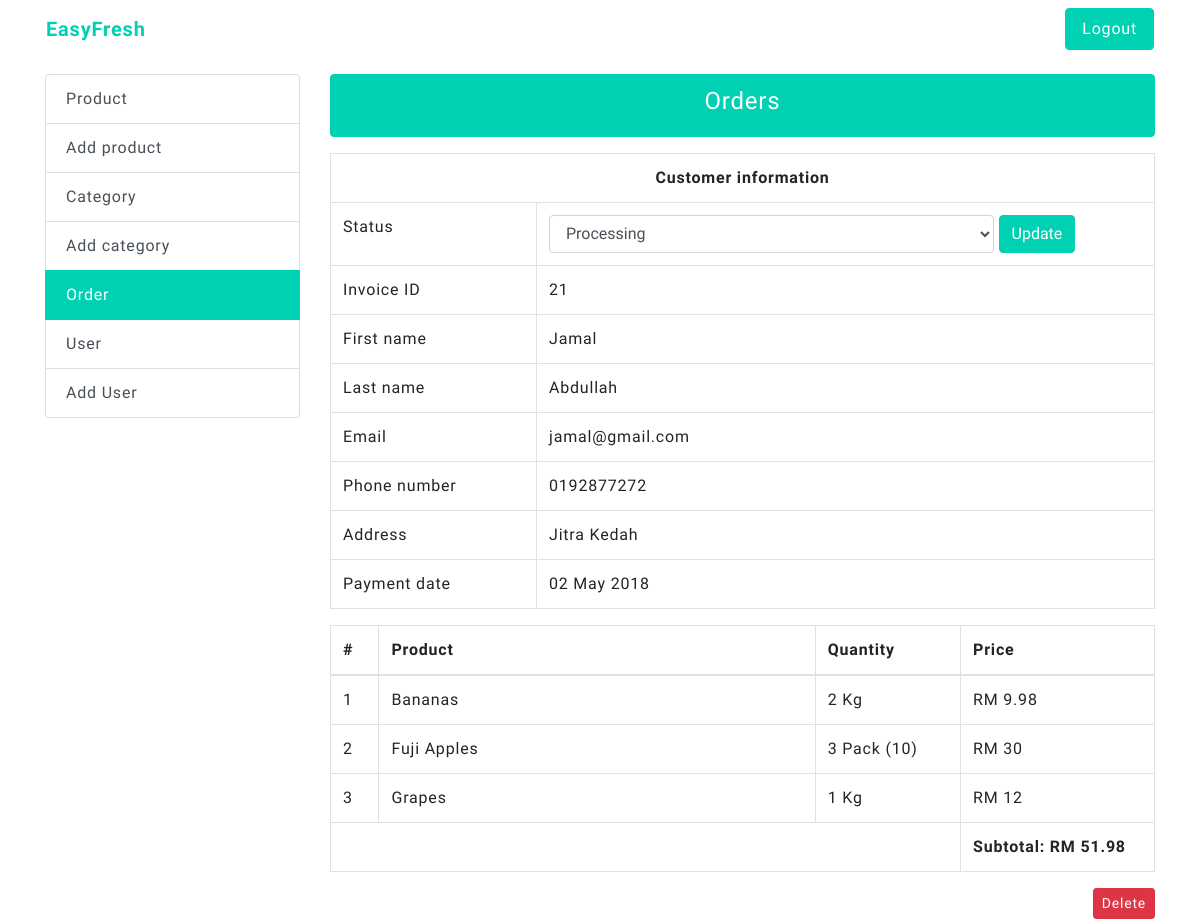
/admin/orders-edit.php?id=21 (signed in), run on the app's committed database.
### tables this page shows
CREATE TABLE `orders` (
  `id` int(11) NOT NULL,
  `status` varchar(50) NOT NULL DEFAULT 'pending',
  `first_name` varchar(255) NOT NULL,
  `last_name` varchar(255) NOT NULL,
  `email` varchar(255) NOT NULL,
  `phone_number` varchar(50) NOT NULL,
  `address` text NOT NULL,
  `total_price` decimal(5,2) NOT NULL,
  `created_date` timestamp NOT NULL DEFAULT CURRENT_TIMESTAMP
);

CREATE TABLE `order_product` (
  `id` int(11) NOT NULL,
  `product_id` int(11) NOT NULL,
  `product_name` varchar(255) NOT NULL,
  `quantity` int(11) NOT NULL,
  `measurement` varchar(50) NOT NULL,
  `price` decimal(5,2) NOT NULL,
  `order_id` int(11) NOT NULL
);

### admin/functions/orders-edit.php (called while the page is built, shortened)
<?php
if(empty($_GET['id'])) {
	header('Location: /admin/');
} else {
	require_once($_SERVER['DOCUMENT_ROOT'].'/database-connection.php');
	$id = htmlspecialchars(strip_tags($_GET['id']));
	$sql = "SELECT * FROM orders WHERE id=$id LIMIT 1";
	$orders = $conn->query($sql);
	if (mysqli_num_rows($orders) > 0) {
		$row = mysqli_fetch_assoc($orders);
		$id = $row["id"];
		$status = $row['status'];
		$first_name = $row['first_name'];
		$last_name = $row['last_name'];
		$email = $row['email'];
		$phone_number = $row['phone_number'];
		$address = $row['address'];
		$created_date = date("d F Y", strtotime($row['created_date']));
	} else {
		header('Location: /admin/');
	}
	$sql = "SELECT product_id, product_name, quantity, price, measurement FROM order_product WHERE order_id=$id";
	$products = $conn->query($sql);
}

### admin/orders-edit.php (the view, shortened to what this page needs)
<?php
require_once($_SERVER['DOCUMENT_ROOT'].'/admin/functions/orders-edit.php');
?>
<?php require_once($_SERVER['DOCUMENT_ROOT'].'/partials/header.php') ?>
<div class="container">
	<div class="row mb-3">
		<?php require_once($abs_path.'/admin/partials/navigation.php') ?>
	</div>
	<div class="row">
		<div class="col-sm-3">
			<?php require_once($abs_path.'/admin/partials/sidebar-menu.php') ?>
		</div>
		<div class="col-sm-9">
			<ul class="list-group mb-3">
				<li class="list-group-item active text-center">
					<h4>Orders</h4>
				</li>
			</ul>
			<div class="row">
				<div class="col-12">
					<table class="table table-bordered">
						<tbody>
							<tr>
								<th colspan="2" class="text-center table">Customer information</th>
							</tr>
							<tr>
								<td width="25%">Status</td>
								<td>
									<form method="post" class="form-inline d-block" action="/admin/functions/orders-update.php">
										<select name="status" class="form-control w-75">
											<option value="processing" <?php echo ($status == 'processing') ? 'selected' : '' ?>>Processing</option>
										</select>
										<button type="submit" class="btn btn-primary pull-right" name="submit" value="status">Update</button>
									</form>
								</td>
							</tr>
							<tr>
								<td width="25%">Invoice ID</td>
								<td><?php echo $id; ?></td>
							</tr>
							<tr>
								<td width="25%">First name</td>
								<td><?php echo $first_name; ?></td>
							</tr>
							<tr>
								<td width="25%">Last name</td>
								<td><?php echo $last_name; ?></td>
							</tr>
							<tr>
								<td width="25%">Email</td>
								<td><?php echo $email; ?></td>
							</tr>
							<tr>
								<td width="25%">Phone number</td>
								<td><?php echo $phone_number; ?></td>
							</tr>
							<tr>
								<td width="25%">Address</td>
								<td><?php echo $address; ?></td>
							</tr>
							<tr>
								<td width="25%">Payment date</td>
								<td><?php echo $created_date; ?></td>
							</tr>
						</tbody>
					</table>
					<table class="table table-bordered">
						<thead>
							<tr>
								<th width="5%">#</th>
								<th width="45%">Product</th>
								<th width="15%">Quantity</th>
								<th width="20%">Price</th>
							</tr>
						</thead>
						<tbody>
							<?php if ($products->num_rows > 0) :
								$total = 0;
								$count = 1 ?>
								<?php while($row = $products->fetch_assoc()) :
									$total += ($row['price'] *  $row['quantity']) ?>
									<tr>
										<td><?php echo $count++ ?></td>
										<td><?php echo $row['product_name'] ?></td>
										<td><?php echo $row['quantity'] ?> <?php echo $row['measurement'] ?></td>
										<td>RM <?php echo ($row['price'] *  $row['quantity']); ?></td>
									</tr>
								<?php endwhile ?>
							<?php endif ?>
							<tr>
								<td colspan="3"></td>
								<td colspan="1"><strong>Subtotal: RM <?php echo $total ?></strong></td>
							</tr>
						</tbody>
					</table>
					<div class="text-right">
						<a class="btn btn-danger btn-sm" href="/admin/functions/orders-delete.php?id=<?php echo $id ?>">Delete</a>
					</div>
				</div>
			</div>
		</div>
	</div>
</div>
<?php require_once($abs_path.'/partials/footer.php') ?>

### css/main.css (style rules this page uses)
body { font-family: 'Muli'; letter-spacing: 0.05rem; }
.btn.btn-primary, .list-group-item.active { background: #00d1b2 !important; border-color: #00d1b2 !important; }
.no-deco, a { text-decoration: none !important; }
a { color: #00d1b2; transition-duration: 300ms; }

### data on the page
orders: status "Processing", id "21", first_name "Jamal", last_name "Abdullah", email "jamal@gmail.com", phone_number "0192877272", address "Jitra Kedah", created_date "02 May 2018"
order_product: product_name "Bananas", quantity "2", measurement "Kg", price+quantity "9.98"
order_product: product_name "Fuji Apples", quantity "3", measurement "Pack (10)", price+quantity "30"
order_product: product_name "Grapes", quantity "1", measurement "Kg", price+quantity "12"

### other printed values
$total "51.98"
